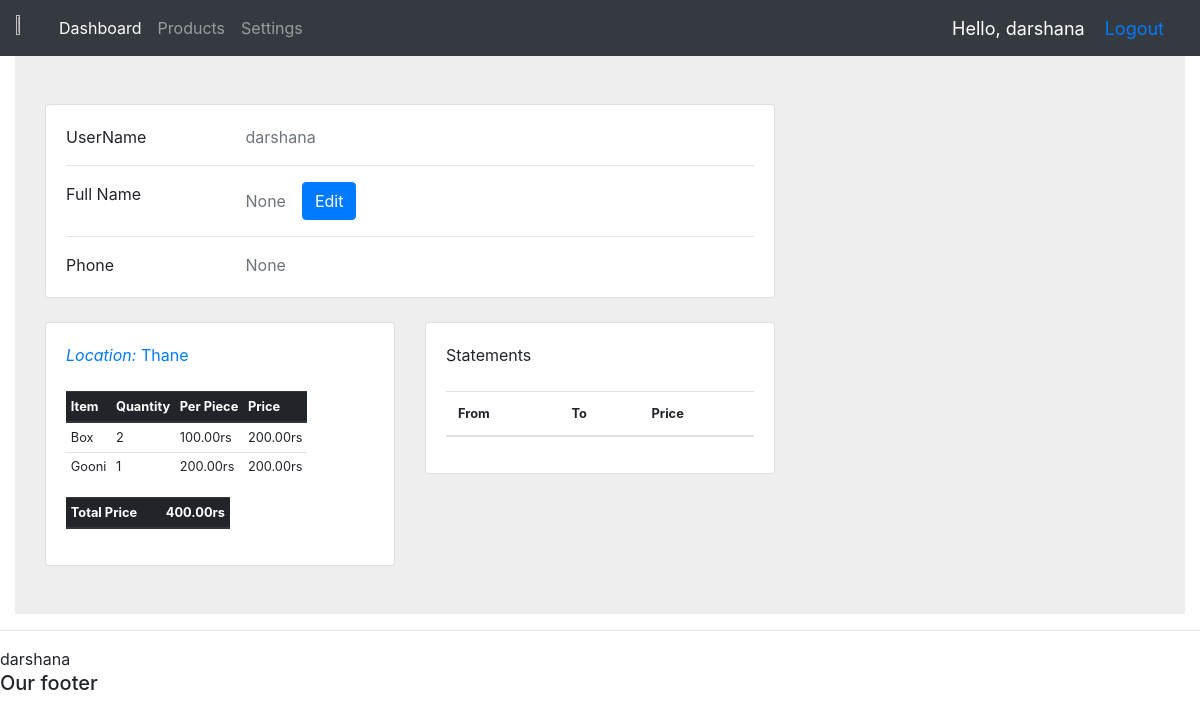
Page /userInfo/ (signed in) on the earlier database version.
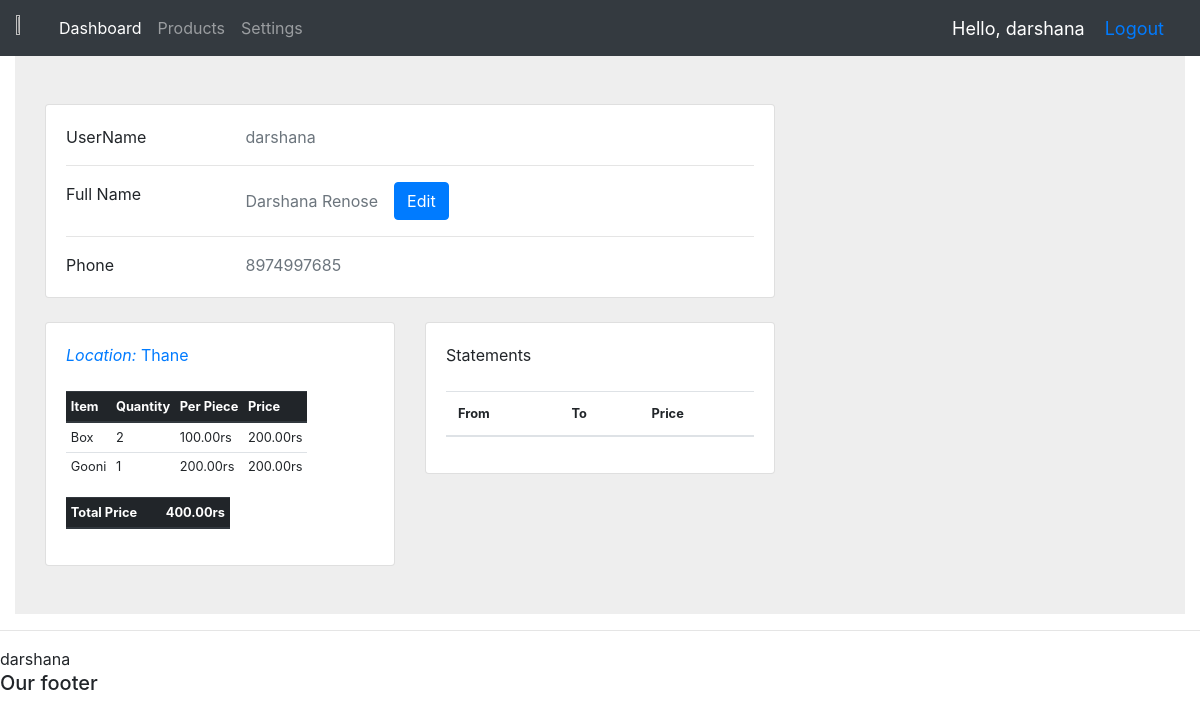
Same page on the later database version.
### accounts/models.py (models this page shows, shortened)
class Location(models.Model):
    name = models.CharField(max_length=50)
    person = models.OneToOneField(
        Person, on_delete=models.SET_NULL, null=True, blank=True
    )
    def get_inevn_data(self):
        ivent = Inventory.objects.filter(location=self)
        lst = []
        total = 0
        for each in ivent:
            data = {
                "name": each.item.name,
                "quan": each.quantity,
                "per": each.item.price,
                "totP": each.price,
            }
            lst.append(data)
            total += data["totP"]
        return {'total_price': total, 'data':lst}
    def __str__(self):
        return self.name

class Item(models.Model):
    name = models.CharField(max_length=50)
    price = models.DecimalField(max_digits=10, decimal_places=2)

class Person(models.Model):
    user = models.OneToOneField(User, on_delete=models.CASCADE, null=True, blank=True)
    full_name = models.CharField(max_length=50, null=True, blank=True)
    number = models.CharField(max_length=15, null=True, blank=True)
    is_owner = models.BooleanField(default=False)
    def get_statement(self):
        raw_statements = StoreStatement.objects.filter(creator=self).order_by('-created_at')
        statements = []
        color_map = {
            "Approved": "bg-success",
            "Rejected": "bg-danger",
            "Pending": "bg-info",
        }
        for each in raw_statements:
            data = each.get_ST_Info()
            data["status"] = color_map[data["status"]]
            statements.append(data)
        return statements
    def has_location(self):
        try:
            self.location
            return True
        except:
            return False
    def get_assigned_location_name(self):
        if self.has_location():
            return self.location
        else:
            return None
    def inventory_for_assigned_location(self):
        if self.has_location():
            return self.location.get_inevn_data()
        else:
            return None

### accounts/views.py (the view)
# urls.py: path('userInfo/', userInfoEmp, name='userInfo'),
@login_required(login_url="login")
def userInfoEmp(request):
    user = User.objects.get(id=request.user.id)
    context = getInfo(user)
    return render(request, "accounts/userInfo.html", context)

### accounts/models.py (called while the page is built)
    @property
    def price(self):
        return self.quantity * self.item.price

### accounts/views.py (called while the page is built)
def getInfo(user):
    full_name = user.person.full_name
    phone = user.person.number
    inventory_data = user.person.inventory_for_assigned_location()
    location = user.person.get_assigned_location_name()
    statments = user.person.get_statement()
    context = {
        "id": user.person.id,
        "name": full_name,
        "phone": phone,
        "location": location,
        "inventory": inventory_data,
        "statements": statments,
        "username": user.username,
    }
    return context

### accounts/templates/accounts/userInfo.html (shortened to what this page needs)
{% extends 'accounts/main.html' %}
{% block content %}
<section style="background-color: #eee;">
    <div class="container py-5">
      <div class="row">
        <div class="col-lg-8">
          <div class="card mb-4">
            <div class="card-body">
              <div class="row">
                <div class="col-sm-3">
                  <p class="mb-0">UserName</p>
                </div>
                <div class="col-sm-9 d-flex align-items-center">
                  <p class="text-muted mb-0">{{ request.user }}</p>
                </div>
              </div>
              <hr>
              <div class="row">
                <div class="col-sm-3">
                  <p class="mb-0">Full Name</p>
                </div>
                <div class="col-sm-9 d-flex align-items-center">
                  <p class="text-muted mb-0">{{ name }}</p>
                  {% include 'accounts/editFullName.html' %}
                </div>
              </div>
              <hr>
              <div class="row">
                <div class="col-sm-3">
                  <p class="mb-0">Phone</p>
                </div>
                <div class="col-sm-9 d-flex align-items-center">
                  <p class="text-muted mb-0">{{ phone }}</p>
                </div>
              </div>
            </div>
          </div>
          <div class="row">
            <div class="col-md-6">
              <div class="card mb-4 mb-md-0">
                <div class="card-body">
                    <p class="mb-4"><span class="text-primary font-italic me-1">Location:</span>
                      {% if location %}
                      <a href="{% url 'locationInfo' location.id %}">
                        {{ location }}
                      </a>
                      {% else %}
                      {{ location }}
                      {% endif %}
                    </p>
                  {% if inventory %}
                  <table class="table table-sm table-responsive" style="font-size: 0.8rem;">
                    <thead class="thead-dark">
                      <tr>
                        <th scope="col">Item</th>
                        <th scope="col">Quantity</th>
                        <th scope="col">Per Piece</th>
                        <th scope="col">Price</th>
                      </tr>
                    </thead>
                    <tbody>
                        {% for each in inventory.data %}
                      <tr >
                        <td>{{each.name}}</td>
                        <td>{{each.quan}}</td>
                        <td>{{each.per}}rs</td>
                        <td>{{each.totP}}rs</td>
                      </tr>
                      {% endfor %}
                    </tbody>
                </table>
                <table class="table table-sm table-responsive" style="font-size: 0.8rem;">
                    <thead class="thead-dark">
                      <tr>
                        <th scope="col">Total Price</th>
                        <th scope="col"></th>
                        <th scope="col"></th>
                        <th scope="col">{{inventory.total_price}}rs</th>
                      </tr>
                    </thead>
                </table>
                {% endif %}
                </div>
              </div>
            </div>
            <div class="col-md-6">
              <div class="card mb-4 mb-md-0">
                <div class="card-body">
                  <p class="mb-4"> Statements
                  </p>
                  <table class="table" style="font-size: 0.8rem;">
                    <thead class="thead">
                      <tr>
                        <th scope="col">From</th>
                        <th scope="col">To</th>
                        <th scope="col">Price</th>
                      </tr>
                    </thead>
                </table>
                </div>
              </div>
            </div>
          </div>
        </div>
      </div>
    </div>
  </section>
  {% endblock %}

### accounts/templates/accounts/main.html (shortened to what this page needs)
<!doctype html>
<html lang="en">
  <head>
    <link rel="stylesheet" href="https://cdn.jsdelivr.net/npm/bootstrap@4.0.0/dist/css/bootstrap.min.css">
  </head>
  <body>
    {% include 'accounts/navbar.html' %}
    <div class="container-fluid">{% block content %} {% endblock %}</div>
    <hr />
    {{request.user}}
    <h5>Our footer</h5>
  </body>
</html>

### accounts/templates/accounts/navbar.html (shortened to what this page needs)
{% load static %}
<nav class="navbar navbar-expand-lg navbar-dark bg-dark">
  <img src="{% static 'images/logo.jpg' %}" width = "3%" height = "3%" />
  <div class="collapse navbar-collapse" id="navbarNav">
    <ul class="navbar-nav">
      <li class="nav-item active">
        <a class="nav-link" href="{% url 'home' %}">Dashboard</a>
      </li>
      <li class="nav-item">
        <a class="nav-link" href="">Products</a>
      </li>
      <li class="nav-item">
        <a class="nav-link" href="">Settings</a>
      </li>
    </ul>
  </div>
  <span class="hello-msg">Hello, {{request.user}}</span>
  <span class="hello-msg"><a href="{% url 'logout' %}">Logout</a></span>
</nav>

### accounts/templates/accounts/editFullName.html (shortened to what this page needs)
{% extends 'accounts/editBut.html' %}
{% block ida %}FullName{% endblock %}

### accounts/templates/accounts/editBut.html (shortened to what this page needs)
<button type="button" class="btn btn-primary ml-3" data-toggle="modal" data-target="#{% block ida %}{% endblock %}Modal">Edit</button>

### accounts/templates/accounts/navbar.html (style rules this page uses)
.hello-msg { font-size: 18px; color: #fff; margin-right: 20px; }

Differences in the rows shown:
now on this page (row edited): Person: full_name "Darshana Renose", number "8974997685"
Other differences:
{{ name }}: "None" → (not shown)
{{ phone }}: "None" → (not shown)
